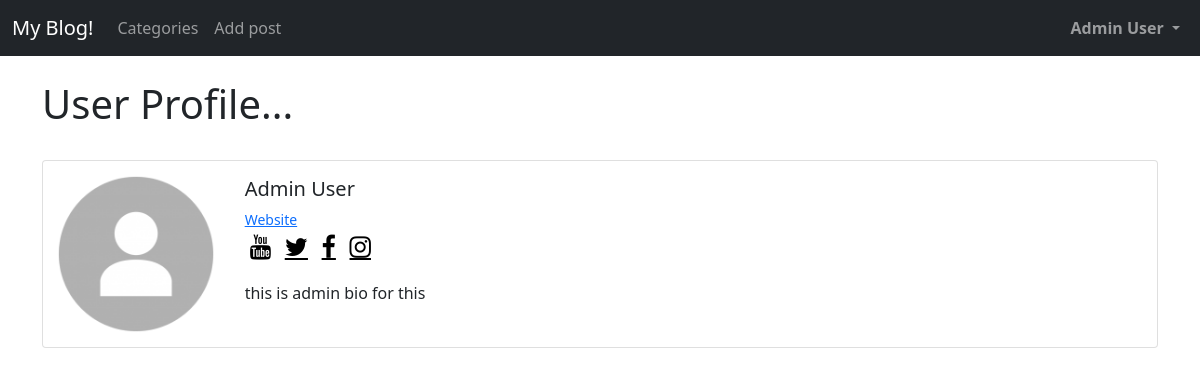
Screenshot of /members/1/profile/ (signed in) with the database file from the repository.
### demoapp/models.py (models this page shows, shortened)
class Profile(models.Model):
    user = models.OneToOneField(User, null=True, on_delete=models.CASCADE)
    profile_pic = models.ImageField(null=True, blank=True, upload_to="images/profile/")
    website_url = models.CharField(max_length=255, null=True, blank=True)
    facebook_url = models.CharField(max_length=255, null=True, blank=True)
    instagram_url = models.CharField(max_length=255, null=True, blank=True)
    youtube_channel_url = models.CharField(max_length=255, null=True, blank=True)
    twitter_url = models.CharField(max_length=255, null=True, blank=True)
    bio = models.TextField(blank=True, null=True)

### members/views.py (the view)
# urls.py: path('<int:pk>/profile/', ShowProfilePageView.as_view(), name='show_profile'),
class ShowProfilePageView(DetailView):
    model = Profile
    template_name = 'registration/user_profile.html'
    def get_context_data(self, *args, **kwargs):
        context = super(ShowProfilePageView, self).get_context_data(*args, **kwargs)
        page_user = get_object_or_404(Profile, id=self.kwargs['pk'])
        context["page_user"] = page_user
        return context

### members/templates/registration/user_profile.html (shortened to what this page needs)
{% extends 'base.html' %}
{% load static %}
{% block content %}
<link rel="stylesheet" href="https://cdnjs.cloudflare.com/ajax/libs/font-awesome/4.7.0/css/font-awesome.min.css">
<h1>User Profile...</h1>
<br/>
<div class="card mb-3" >
  <div class="row g-0">
    <div class="col-md-2">
        {% if page_user.profile_pic %}
            <img src="{{ page_user.profile_pic.url}}" class="card-img">
        {% else %}
            <img src="{% static 'demoapp/images/Default-Profile.png'%}" class="card-img">
        {% endif %}
    </div>
    <div class="col-md-10">
      <div class="card-body">
        <h5 class="card-title">
            {{ page_user.user.first_name }}
            {{ page_user.user.last_name }}</h5>
        <p class="small text-muted">
            {% if page_user.website_url%}
                <a href="{{ page_user.website_url}}">Website</a>
            <br>
            {%endif%}
            {% if page_user.youtube_channel_url %}
                <a href="{{ page_user.youtube_channel_url}}" class="fa fa-youtube"></a>
            {%endif%}
            {% if page_user.twitter_url %}
                <a href="{{ page_user.twitter_url}}" class="fa fa-twitter"></a>
            {%endif%}
            {% if page_user.facebook_url%}
                <a href="{{ page_user.facebook_url}}" class="fa fa-facebook"></a>
            {%endif%}
            {% if page_user.instagram_url %}
                <a href="{{ page_user.instagram_url}}" class="fa fa-instagram"></a>
            {%endif%}
        </p>
        <p class="card-text">{{ page_user.bio|safe }}
        </p>
      </div>
    </div>
  </div>
</div>
<br><br>
{% endblock %}

### demoapp/templates/base.html (shortened to what this page needs)
<!doctype html>
<html lang="en">
  <head>
    <link href="https://cdn.jsdelivr.net/npm/bootstrap@5.0.0-beta1/dist/css/bootstrap.min.css" rel="stylesheet">
  </head>
  <body>
  <nav class="navbar navbar-expand-lg navbar-dark bg-dark">
  <div class="container-fluid">
    <a class="navbar-brand" href="{% url 'home' %}">My Blog!</a>
    <div class="collapse navbar-collapse" id="navbarSupportedContent">
      <ul class="navbar-nav me-auto mb-2 mb-lg-0">
        <li class="nav-item" id="navbarSupportedContent">
          <a class="nav-link" href="{% url 'category-list' %} "  >Categories</a>
        </li>
        {% if user.is_authenticated %}
          <li class="nav-item" id="navbarSupportedContent">
            <a class="nav-link" href="{% url 'add_post' %}" >Add post</a>
          </li>
        {% endif %}
      </ul>
      {% if user.is_authenticated %}
      <ul class="navbar-nav ml-auto mb-20 mb-lg-10">
        <li class="nav-item dropdown" >
            <a class="nav-link dropdown-toggle" href="#" id="navbarDropdown" role="button" data-bs-toggle="dropdown" aria-expanded="true"><strong>{{ user.first_name }} {{user.last_name}}</strong>
            </a>
        </li>
      </ul>
      {% endif %}
    </div>
  </div>
</nav>
  <br/>
    <div class="container">
        {% block content %}
        {% endblock %}
    </div>
  </body>
</html>

### members/templates/registration/user_profile.html (style rules this page uses)
.fa { padding: 5px; font-size: 25px; }
.fa-facebook { color: black; }
.fa-twitter { color: black; }
.fa-youtube { color: black; }
.fa-instagram { color: black; }

### rows the page displays
Profile: user.first_name "Admin", user.last_name "User", bio "this is admin bio for this"

### other values shown
{{ user.first_name }} "Admin"
{{ user.last_name }} "User"
